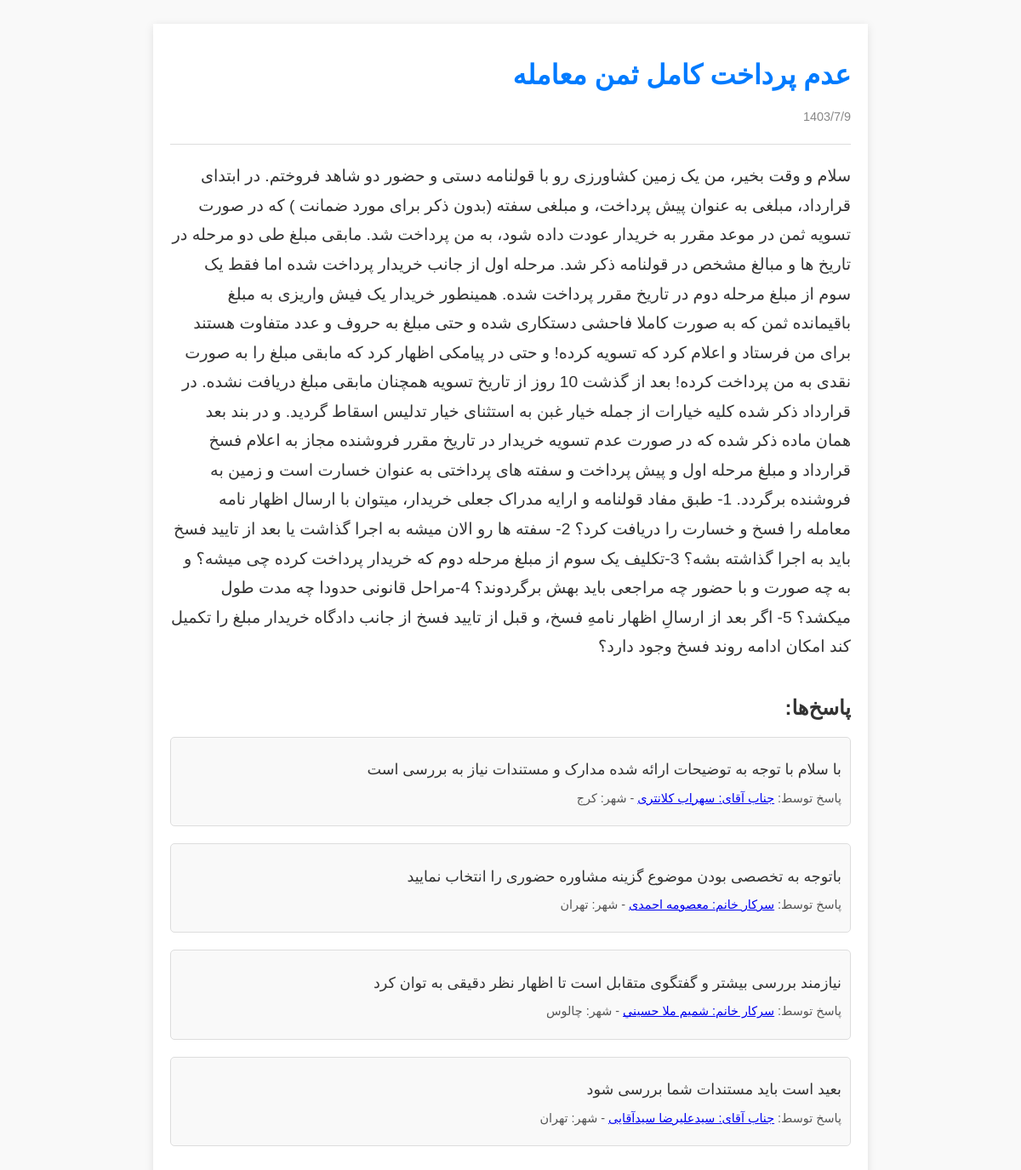
Page /question/4/ on the committed database.
### core/models.py (models this page shows, shortened)
class Question(models.Model):
    id = models.AutoField(primary_key=True)
    date = models.CharField(max_length=255)
    title = models.CharField(max_length=255)
    text = models.TextField()

class Answer(models.Model):
    id = models.AutoField(primary_key=True)
    question = models.ForeignKey(Question, related_name='answers', on_delete=models.CASCADE)
    lawyer = models.ForeignKey(Lawyer, on_delete=models.SET_NULL, null=True)
    text = models.TextField()

class Lawyer(models.Model):
    id = models.CharField(primary_key=True, max_length=255)
    name = models.CharField(max_length=255)
    city = models.CharField(max_length=255)

### core/views.py (the view)
# urls.py: path('question/<int:pk>/', views.QuestionDetailView.as_view(), name='question_detail'),
class QuestionDetailView(generic.DetailView):
    model = Question
    template_name = 'core/question_detail.html'
    context_object_name = 'question'

### core/templates/core/question_detail.html (shortened to what this page needs)
<!DOCTYPE html>
<html lang="fa">
<head>
</head>
<body>
<div class="container">
    <div class="question-header">
        <h1 class="question-title">{{ question.title }}</h1>
        <p class="question-date">{{ question.date }}</p>
    </div>
    <div class="question-text">
        {{ question.text }}
    </div>
    <div class="answers-section">
        <h2>پاسخ‌ها:</h2>
        {% for answer in question.answers.all %}
            <div class="answer-item">
                <p class="answer-text">{{ answer.text }}</p>
                <p class="answer-lawyer">
                    پاسخ توسط:
                    <a href="{% url 'lawyer_detail' answer.lawyer.id %}">{{ answer.lawyer.name }}</a>
                    - شهر: {{ answer.lawyer.city }}
                </p>
            </div>
        {% empty %}
            <p>هیچ پاسخی هنوز برای این سوال ثبت نشده است.</p>
        {% endfor %}
    </div>
</div>
</body>
</html>

### core/templates/core/question_detail.html (style rules this page uses)
body { font-family: 'Vazir', sans-serif; background-color: #f9f9f9; color: #333; direction: rtl; text-align: right; padding: 20px; }
.container { max-width: 800px; margin: 0 auto; background-color: #fff; padding: 20px; box-shadow: 0 2px 10px rgba(0, 0, 0, 0.1); }
.question-header { border-bottom: 1px solid #ddd; padding-bottom: 10px; margin-bottom: 20px; }
.question-title { font-size: 2em; color: #007bff; }
.question-date { font-size: 0.9em; color: #888; }
.question-text { margin-top: 20px; font-size: 1.2em; line-height: 1.8; }
.answers-section { margin-top: 40px; }
.answer-item { margin-bottom: 20px; padding: 10px; border: 1px solid #ddd; background-color: #f9f9f9; border-radius: 5px; }
.answer-text { font-size: 1.1em; margin-bottom: 10px; }
.answer-lawyer { font-size: 0.9em; color: #555; }

### rows in the picture
Question: title "عدم پرداخت کامل ثمن معامله", date "1403/7/9", text "سلام و وقت بخیر، من یک زمین کشاورزی رو‌ با قولنامه دستی و حضور دو شاهد فروختم. در ابتدای قرارداد، مبلغی به عنوان پیش پرداخت، و مبلغی سفته (بدون ذکر برای مورد ضمانت ) که در صورت تسویه ثمن در موعد مقرر به خریدار عودت داده شود، به من پرداخت شد. مابقی مبلغ طی دو مرحله در تاریخ ها و مبالغ مشخص در قولنامه ذکر شد. مرحله اول از جانب خریدار پرداخت شده اما فقط یک سوم از مبلغ مرحله دوم در تاریخ مقرر پرداخت شده. همینطور خریدار یک فیش واریزی به مبلغ باقیمانده ثمن که به صورت کاملا فاحشی دستکاری شده و حتی مبلغ به حروف و عدد متفاوت هستند برای من فرستاد و اعلام کرد که تسویه کرده! و حتی در پیامکی اظهار کرد که مابقی مبلغ را به صورت نقدی به من پرداخت کرده! بعد از گذشت 10 روز از تاریخ تسویه همچنان مابقی مبلغ…"
Answer: text "با سلام با توجه به توضیحات ارائه شده مدارک و مستندات نیاز به بررسی است", lawyer.name "جناب آقای: سهراب کلانتری", lawyer.city "کرج"
Answer: text "باتوجه به تخصصی بودن موضوع گزینه مشاوره حضوری را انتخاب نمایید", lawyer.name "سرکار خانم: معصومه احمدی", lawyer.city "تهران"
Answer: text "نیازمند بررسی بیشتر و گفتگوی متقابل است تا اظهار نظر دقیقی به توان کرد", lawyer.name "سرکار خانم: شميم ملا حسيني", lawyer.city "چالوس"
Answer: text "بعید است باید مستندات شما بررسی شود", lawyer.name "جناب آقای: سیدعلیرضا سیدآقایی", lawyer.city "تهران"
